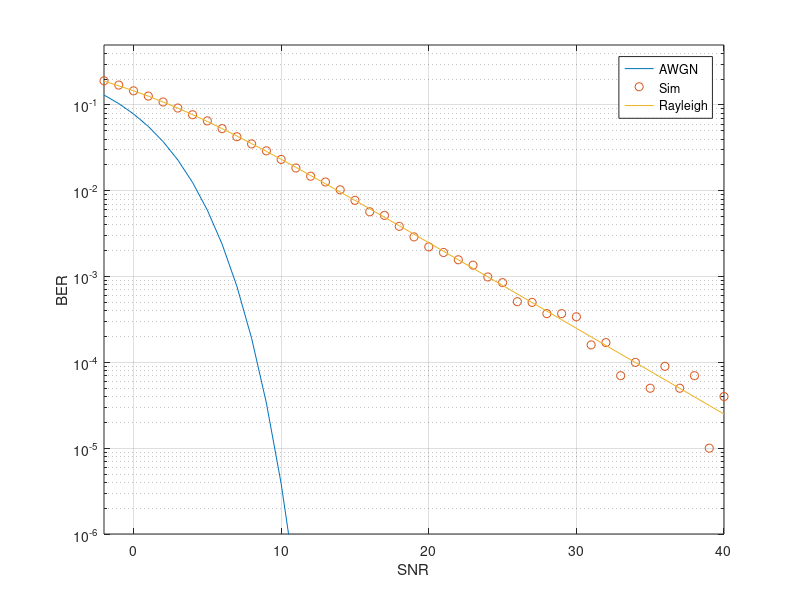

Source code (MATLAB):
clear;close all; clc; N=1e5; E=-2:40; e=zeros(1,43); L=10.^(E/10); % Setup params
s=2*randi([0 1],1,N)-1; % Gen BPSK
for i=1:43
    h=(randn(1,N)+1j*randn(1,N))/sqrt(2); n=(randn(1,N)+1j*randn(1,N))/sqrt(2); % Chan
    e(i)=sum((real((h.*s + n/sqrt(L(i)))./h)>0) ~= (s>0)); % Transmit, Eq & Decode
end
semilogy(E, 0.5*erfc(sqrt(L)), E, e/N, 'o', E, 0.5*(1-sqrt(L./(L+1)))); % Plot BER
axis([-2 40 1e-6 0.5]); grid on; xlabel('SNR'); ylabel('BER'); legend('AWGN','Sim','Rayleigh');
